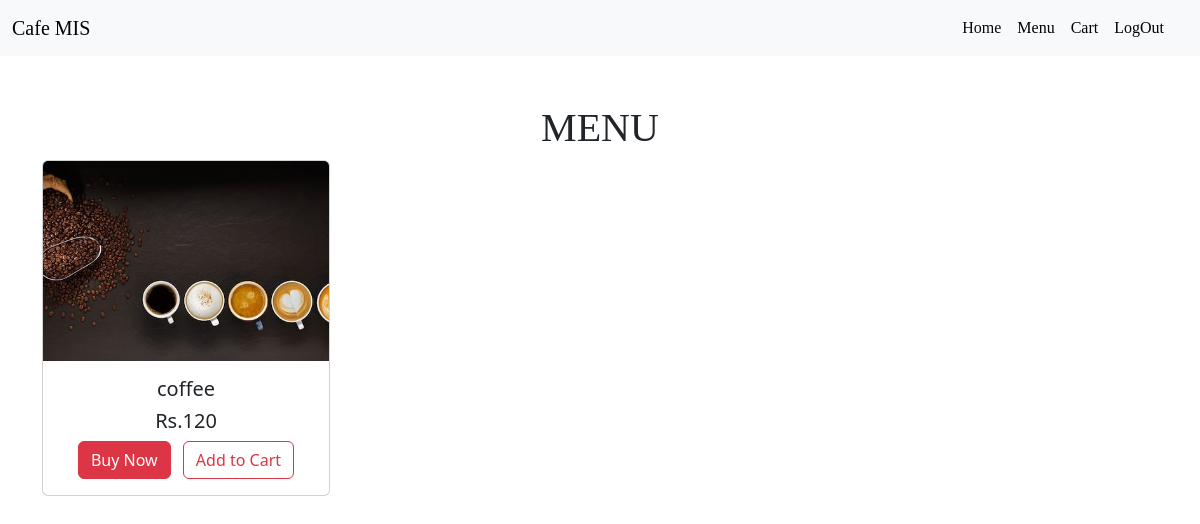
The app's page /menu/ (signed in), older data.
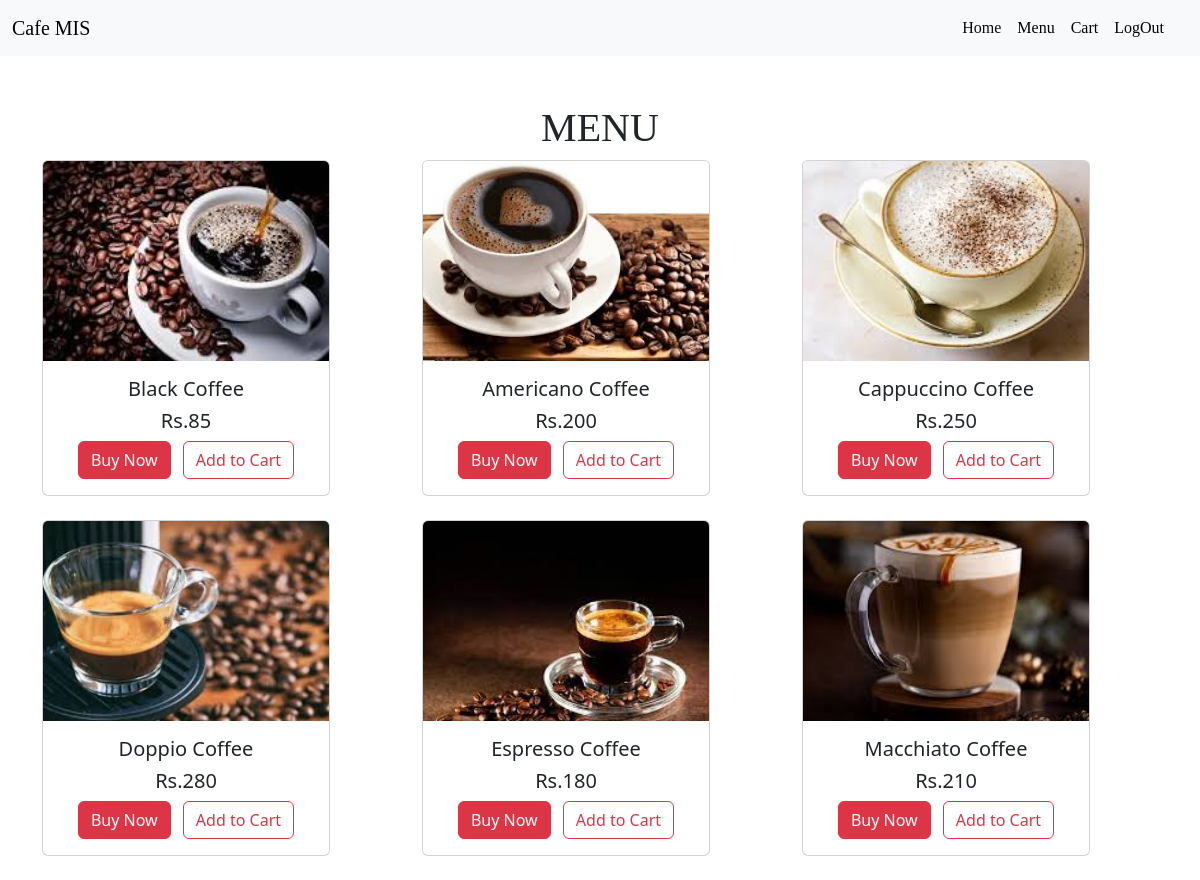
The same page, newer data.
### menu/models.py (models this page shows)
class amenu(models.Model):
    food_category=models.ForeignKey(category,on_delete=models.CASCADE,null=True,blank=True)
    name = models.CharField( max_length=50)
    price = models.IntegerField()
    picture= models.FileField(upload_to='product/',null=True ,blank=True)
    quantity = models.IntegerField()

### menu/views.py (the view)
# urls.py: path('', menuu, name='menu'),
@login_required
def menuu(request):
    items = amenu.objects.all()
    print(items)
    return render(request, 'customer/menu.html', {'menu': items})

### template/customer/menu.html
{% extends "customer/base.html" %}
{% load static %}
{% block page %}
<div class="container text-center mt-5">
  <div class="row">
    <h1 style="font-family: 'Broadway', cursive;">MENU</h1>
    {% for i in menu %}
    <div class="col-md-4 mb-4">
      <div class="card h-100" style="width: 18rem;">
        <img src="/up_media/{{i.picture}}" class="card-img-top" alt="..." style="height: 200px; object-fit: cover;">
        <div class="card-body d-flex flex-column">
          <h5 class="card-name">{{i.name}}</h5>
          <h5 class="card-price">Rs.{{i.price}}</h5>
          <div class="mt-auto">
            <a href="/pos/buy_now/{{i.id}}" class="btn btn-danger me-2">Buy Now</a>
            <a href="/pos/add/{{i.id}}" class="btn btn-outline-danger">Add to Cart</a>
          </div>
        </div>
      </div>
    </div>
    {% endfor %}
  </div>
</div>
{% endblock page %}

### template/customer/base.html (shortened to what this page needs)
<!doctype html>
<html lang="en">
  <head>
    <link href="https://cdn.jsdelivr.net/npm/bootstrap@5.3.3/dist/css/bootstrap.min.css" rel="stylesheet">
  </head>
  <body>
  <nav class="navbar navbar-expand-lg  bg-body-tertiary" style="background-color: transparent;">
    <div class="container-fluid">
      <a class="navbar-brand" href="/" style="font-family: 'Segoe Script'; color: rgb(3, 3, 3);">Cafe MIS</a>
      <div class="offcanvas offcanvas-end navbar-custom" tabindex="-1" id="offcanvasNavbar" aria-labelledby="offcanvasNavbarLabel">
        <div class="offcanvas-body">
          <ul class="navbar-nav justify-content-end flex-grow-1 pe-3 text-center" style="color: white;">
            <li class="nav-item">
              <a class="nav-link active" aria-current="page" href="/"  style="font-family: 'Segoe Script'; color: rgb(10, 10, 10);">Home</a>
            </li>
            <li class="nav-item">
              <a class="nav-link" href="/menu" style="font-family: 'Segoe Script'; color: rgb(0, 0, 0);">Menu</a>
            </li>
            <li class="nav-item">
              <a class="nav-link" href="/pos/cart" style="font-family: 'Segoe Script'; color: rgb(0, 0, 0);">Cart</a>
            </li>
            {% if user.is_authenticated %}
            <li class="nav-item">
              <a class="nav-link" href="/logout" style="font-family: 'Segoe Script'; color:rgb(0, 0, 0);">LogOut</a>
            </li>
            {% endif %}
          </ul>
        </div>
      </div>
    </div>
  </nav>
    {% block page %}
    {% endblock page %}
  </body>
</html>

Row changes from the older to the newer data that the page shows:
changed amenu: picture: a different picture; name "coffee" → "Black Coffee"; price "120" → "85"
added amenu: picture (picture), name "Americano Coffee", price "200"
added amenu: picture (picture), name "Cappuccino Coffee", price "250"
added amenu: picture (picture), name "Doppio Coffee", price "280"
added amenu: picture (picture), name "Espresso Coffee", price "180"
added amenu: picture (picture), name "Macchiato Coffee", price "210"
